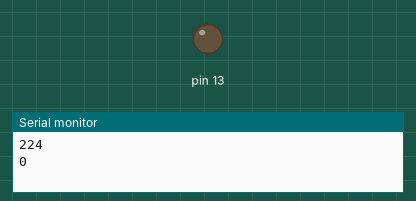
Recording of a sketch running on a simulated Arduino Uno, built with avr-gcc and run on an emulated ATmega328P. Parts: output pins drawn as LEDs (lit = HIGH), the last lines printed to the serial monitor.

Above: at 0.1 s.
At 2.6 s:
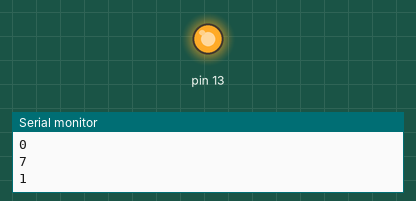
Timing chart, 0 to 5.5 s (numbered marks = the images above):
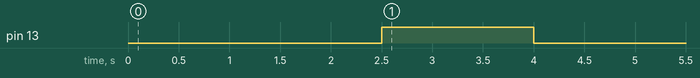

Measured:
- by itself, pin 13: LOW → HIGH at 2.5 s, → LOW 1.5 s later

The sketch:

BitowaDioda.ino
```cpp
byte pin = 0b11100000;
byte stan;
byte maska = 00000001;

void setup()
{
 pinMode(13, OUTPUT);
 Serial.begin(9600);
}

void loop()
{
  stan = maska & pin;
  digitalWrite(13, stan);
  Serial.println((unsigned int)pin);
  Serial.println((unsigned int)stan);
  Serial.println("");
  delay(500);
  pin = pin >> 1;
}
```
